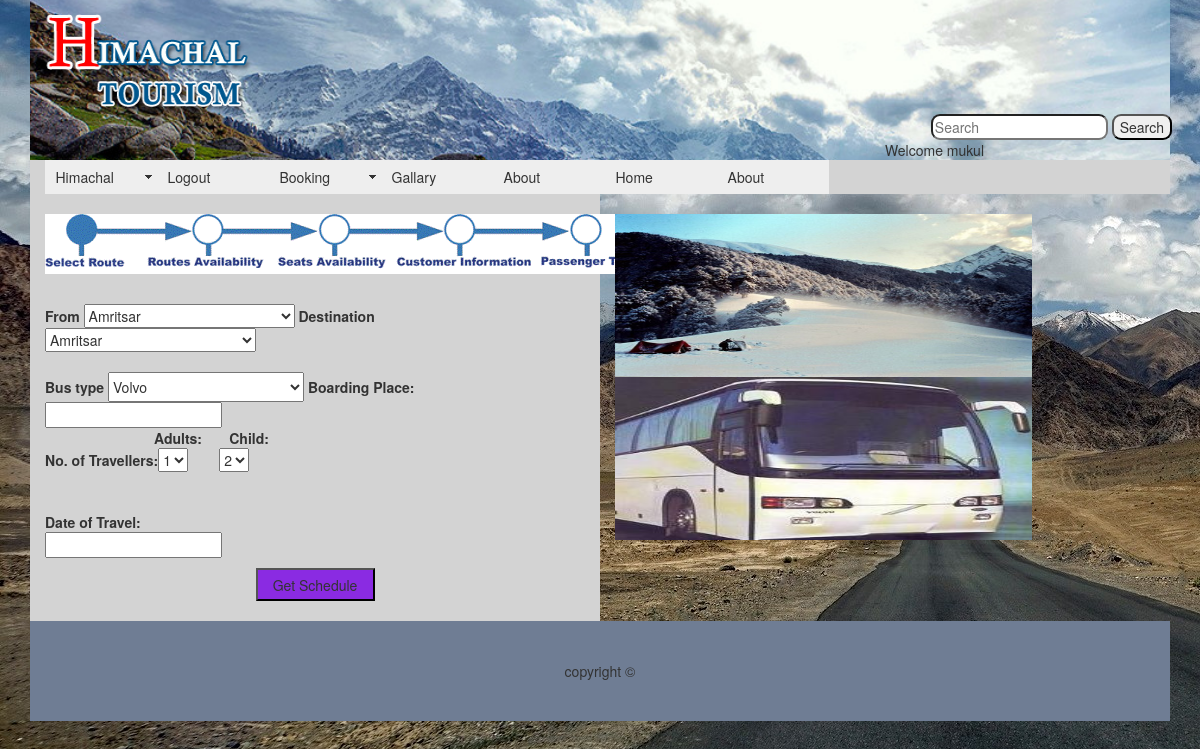
/php/bus.php (signed in), run on the app's committed database.
### tables this page shows
CREATE TABLE `menu_items_tbl` (
  `id` int(200) NOT NULL,
  `items` varchar(250) NOT NULL,
  `items_path` varchar(200) NOT NULL
);

### php/menulist.php (the view)
 <?php
$con=mysqli_connect("localhost","root","","menu_tbl");
$query="select * from menu_items_tbl";
$c=mysqli_query($con,$query);
 while ($row=mysqli_fetch_array($c))
            {
				?>
				<li><a href="<?php echo $row['items_path'];?>"><?php echo $row['items'];?></a></li>
            <?php
			}
            ?>
	</ul>

### css/nav.css (style rules this page uses)
a:link { color:#414958; }

### php/SpryAssets/SpryMenuBarHorizontal.css (style rules this page uses)
ul.MenuBarHorizontal li { margin: 0; padding: 0; list-style-type: none; font-size: 100%; position: relative; text-align: left; cursor: pointer; width: 8em; float: left; }
ul.MenuBarHorizontal a { display: block; cursor: pointer; background-color: #EEE; padding: 0.5em 0.75em; color: #333; text-decoration: none; }

### data on the page
menu_items_tbl: items "Gallary"
menu_items_tbl: items "About"
menu_items_tbl: items "Home"
menu_items_tbl: items "About"

### other printed values
$_SESSION[ 'user'] "mukul"
